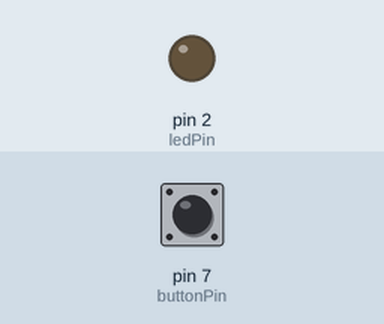
Bench run of a sketch on a simulated Arduino Uno, built with avr-gcc and run on an emulated ATmega328P. On the bench: output pins drawn as LEDs (lit = HIGH). Inputs (shaded band) come from the test bench; at power-on: pin 7 (buttonPin) HIGH.

Above: at 1.2 s.
1.3 s: pin 7 (buttonPin) pulled LOW for 0.15 s
At 2.1 s:
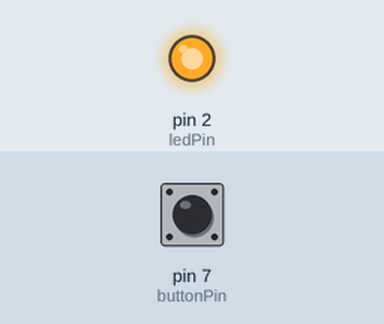
2.9 s: pin 7 (buttonPin) pulled LOW for 1 s
At 3.3 s:
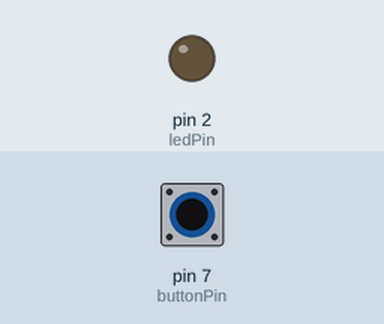
5.4 s: pin 7 (buttonPin) pulled LOW for 3.2 s
At 6.4 s:
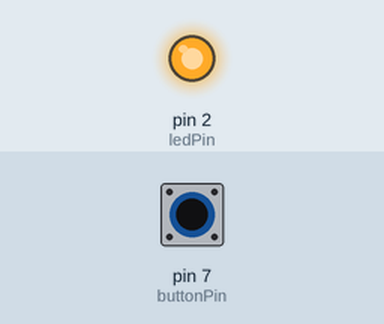
Timing chart, 0 to 8.4 s (numbered marks = the images above; inputs shaded):
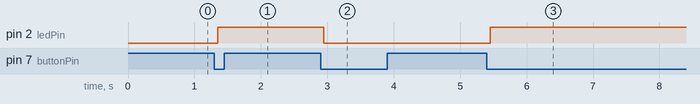

Measured:
- after the input at 1.3 s, pin 2 (ledPin): LOW → HIGH after 0.05 s
- after the input at 2.9 s, pin 2 (ledPin): HIGH → LOW after 0.05 s
- after the input at 5.4 s, pin 2 (ledPin): LOW → HIGH after 0.05 s

The sketch:

nano_push_button_state_change_debounce.ino
```cpp
/* Turns on/off LED connected to digital pin 2
when pressing the push button attached to the digital input pin 7.
Ignores button pin state change withing very short periods to eliminate
side effects of button bouncing or noises.

Funtion millis() returns the number of milliseconds passed since
the Arduino board began running the current program.
This number will overflow (go back to zero), after approximately 50 days.
*/
const int ledPin = 2;
const int buttonPin = 7;

int lastButtonPinState = HIGH; // last button pin state
int lastButtonState = HIGH; // last stable button state
bool ledState = LOW; // LED state

// unsigned long because the time is measured in milliseconds
// and will quickly become a bigger number than can be stored in an int.
unsigned long lastTimeButtonPinStateChanged = 0;  // the last time the button pin state was changed
unsigned long debounceDelay = 50;

void setup() {
  pinMode(ledPin, OUTPUT);
  pinMode(buttonPin, INPUT_PULLUP);
}

void loop() {
  int buttonPinState = digitalRead(buttonPin);
  if (buttonPinState != lastButtonPinState) {
    lastTimeButtonPinStateChanged = millis();
  }
  lastButtonPinState = buttonPinState;

  if ((millis() - lastTimeButtonPinStateChanged) > debounceDelay) {
    // consider current pin state as stable button state
    int buttonState = buttonPinState;
    if (buttonState != lastButtonState) {
      if (buttonState == LOW) {
        ledState = !ledState;
        digitalWrite(ledPin, ledState);
      }
      lastButtonState = buttonState;
    }
  }
}
```
